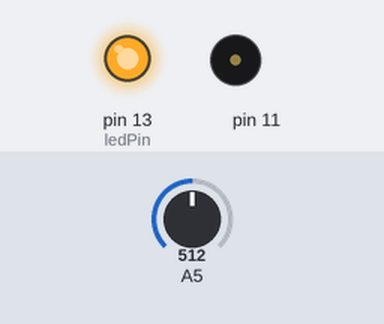
Simulated run of this sketch. Board: Arduino Uno, built with avr-gcc and run on an emulated ATmega328P. On the bench: output pins drawn as LEDs (lit = HIGH), buzzer (waves = sounding). Inputs (shaded band) come from the test bench; at power-on: A5 = 512.

Above: at 0.1 s.
At 5.1 s:
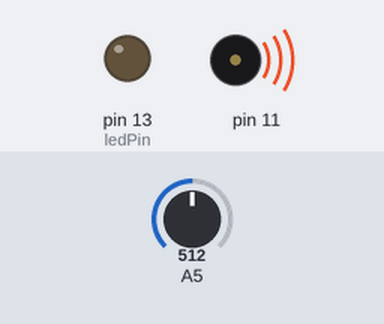
Timing chart, 0 to 6.6 s (numbered marks = the images above):
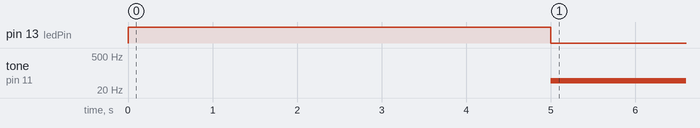

The sketch:

AntennasLighTheremin.ino
```cpp
/*
 Light Themeremin basics are taken from Arduino Starter Kit example:
 http://arduino.cc/starterKit

*/

// variable to hold sensor value
int Antenna1;
int Antennas;

// variable to calibrate low value
int sensorLow = 1023;
// variable to calibrate high value
int sensorHigh = 0;
// LED pin
const int ledPin = 13;

void setup() {
  // Make the LED pin an output and turn it on
  pinMode(ledPin, OUTPUT);
  digitalWrite(ledPin, HIGH);

  // calibrate for the first five seconds after program runs
  while (millis() < 5000) {
    // record the maximum sensor value
    Antenna1 = analogRead(A5);
    if (Antenna1 > sensorHigh) {
      sensorHigh = Antenna1;
    }
    // record the minimum sensor value
    if (Antenna1 < sensorLow) {
      sensorLow = Antenna1;
    }
  }
  // turn the LED off, signaling the end of the calibration period
  digitalWrite(ledPin, LOW);
}

void loop() {
  //read the input from A0 and store it in a variable
  Antennas = ((analogRead(A5)+analogRead(A5))/2);

  // map the sensor values to a wide range of pitches
  int pitch = map(Antennas, sensorLow, sensorHigh, 50, 4000);

  // play the tone for 20 ms on pin 8
  tone(11, pitch, 20);

  // wait for a moment
  delay(10);
}
```

Measured:
- by itself, tone on pin 11: silent → 49 Hz at 5.0 s
